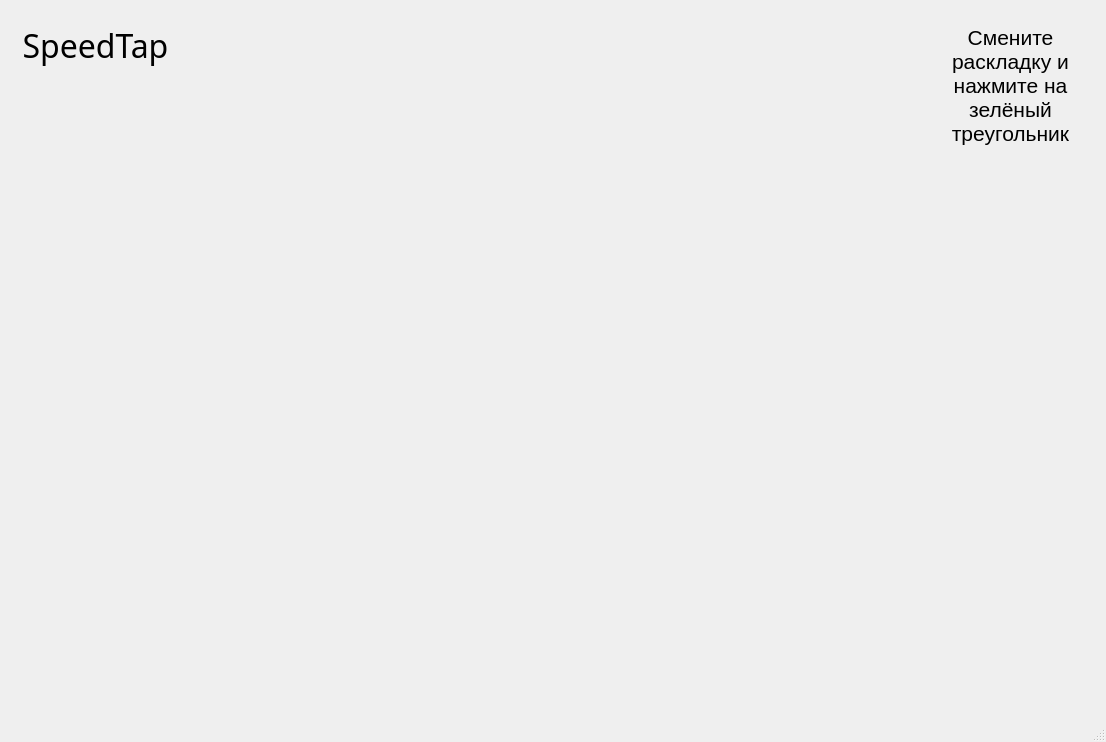
<?xml version="1.0" encoding="UTF-8"?>
<ui version="4.0">
 <class>MainWindow</class>
 <widget class="QMainWindow" name="MainWindow">
  <property name="geometry">
   <rect>
    <x>0</x>
    <y>0</y>
    <width>1106</width>
    <height>742</height>
   </rect>
  </property>
  <property name="windowTitle">
   <string>MainWindow</string>
  </property>
  <property name="styleSheet">
   <string notr="true">border-image: url(A:/IT/Python/PyArea/111/Project/sleepy_mountains-1024x576-MM-90.png);</string>
  </property>
  <widget class="QWidget" name="centralwidget">
   <widget class="QLabel" name="label">
    <property name="geometry">
     <rect>
      <x>260</x>
      <y>20</y>
      <width>601</width>
      <height>211</height>
     </rect>
    </property>
    <property name="font">
     <font>
      <pointsize>16</pointsize>
     </font>
    </property>
    <property name="styleSheet">
     <string notr="true">border-image:None
</string>
    </property>
    <property name="text">
     <string/>
    </property>
    <property name="alignment">
     <set>Qt::AlignCenter</set>
    </property>
    <property name="wordWrap">
     <bool>true</bool>
    </property>
   </widget>
   <widget class="QLabel" name="label_2">
    <property name="geometry">
     <rect>
      <x>10</x>
      <y>20</y>
      <width>171</width>
      <height>51</height>
     </rect>
    </property>
    <property name="font">
     <font>
      <family>November</family>
      <pointsize>24</pointsize>
     </font>
    </property>
    <property name="styleSheet">
     <string notr="true">border-image: None;</string>
    </property>
    <property name="text">
     <string>SpeedTap</string>
    </property>
    <property name="alignment">
     <set>Qt::AlignCenter</set>
    </property>
   </widget>
   <widget class="QLabel" name="label_extra">
    <property name="geometry">
     <rect>
      <x>930</x>
      <y>20</y>
      <width>161</width>
      <height>131</height>
     </rect>
    </property>
    <property name="font">
     <font>
      <pointsize>16</pointsize>
     </font>
    </property>
    <property name="styleSheet">
     <string notr="true">border-image:None</string>
    </property>
    <property name="text">
     <string>Смените раскладку и нажмите на зелёный треугольник</string>
    </property>
    <property name="scaledContents">
     <bool>false</bool>
    </property>
    <property name="alignment">
     <set>Qt::AlignCenter</set>
    </property>
    <property name="wordWrap">
     <bool>true</bool>
    </property>
   </widget>
  </widget>
  <widget class="QMenuBar" name="menubar">
   <property name="geometry">
    <rect>
     <x>0</x>
     <y>0</y>
     <width>1106</width>
     <height>21</height>
    </rect>
   </property>
   <property name="styleSheet">
    <string notr="true">border-image:None;</string>
   </property>
  </widget>
  <widget class="QStatusBar" name="statusbar">
   <property name="autoFillBackground">
    <bool>false</bool>
   </property>
   <property name="styleSheet">
    <string notr="true">border-image: None;</string>
   </property>
   <property name="sizeGripEnabled">
    <bool>true</bool>
   </property>
  </widget>
 </widget>
 <resources/>
 <connections/>
</ui>
